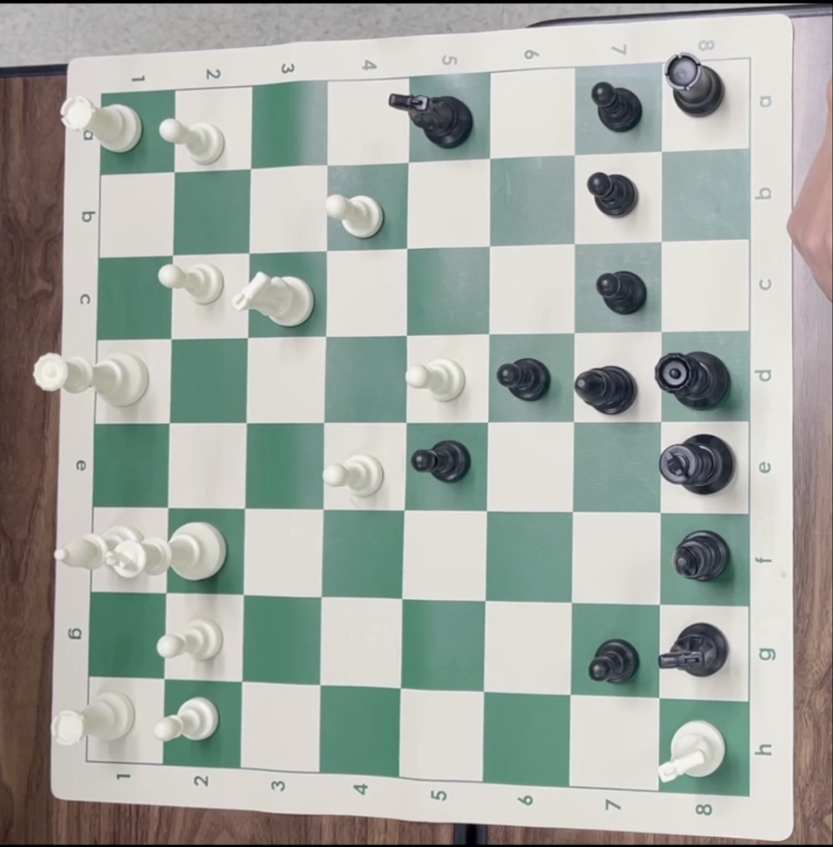
#> input picture datasets/Chess/Screenshot 2567-12-07 at 21.27.26.png, 833 x 847 px, shrunk from 998 x 1014 before the run; its folder holds only this picture in this run
$ jupyter execute --allow-errors chess_board.ipynb
#> lines starting #> are read from the running program, lines starting #| are printed output that depends on the picture; after the words box and inside, x2 and y2 are one past the last pixel; in counts of white or black regions, pixels touching at a corner belong together
# Chess Board Detection

## Detect the bottom left corner (8h) of the chessboard

We first get the images

[cell 1]
import os
import sys
import cv2
import numpy as np
import glob
import matplotlib.pyplot as plt

[cell 2]
# all files in the /datasets/chess folder

# get the current working directory
cwd = os.getcwd()

# get the list of all files in the ../../datasets/chess folder
image_paths = glob.glob(os.path.join(cwd, '../../datasets/chess/*'))

print(image_paths)

Step 1 : Read the image

[cell 3]
def show_cv2_image(image, title='image'):
  plt.figure()
  plt.title(title)
  plt.imshow(cv2.cvtColor(image, cv2.COLOR_BGR2RGB))

[cell 4]
def dataset_path(path):
  return os.path.join(cwd, '../../datasets', path)

[cell 5]
sample_image_path = image_paths[0]

sample_image = cv2.imread(sample_image_path)
#> sample_image is the input picture: shape (847, 833, 3); mean B, G, R 164.3, 170.5, 164.8

show_cv2_image(sample_image, "sample image")

Step 2 : OCR the image to get the text

[cell 6]
from PIL import Image
import pytesseract

[cell 7]
def ocr_image(image):
  return pytesseract.image_to_string(Image.fromarray(image))

[cell 8]
show_cv2_image(cv2.imread(dataset_path('image-ocr.jpg')), "sample ocr")
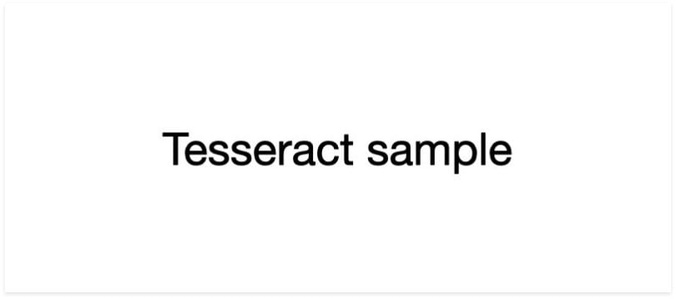
#> input picture datasets/image-ocr.jpg, 676 x 299 px, shrunk from 810 x 358 before the run
#> in show_cv2_image, image is the input picture: shape (299, 676, 3); min 0, max 255, mean 249.6

[cell 9]
filename = dataset_path('image-ocr.jpg')

ocr_input = cv2.imread(filename)

print(f'Result: {ocr_image(ocr_input)}')
#> (the call stopped at in ocr_image, `return pytesseract.image_to_string(Image.fromarray(image))`: pytesseract is not available in this run)

[cell 10]
img1 = np.array(Image.open(sample_image_path))
#> (the rest of this cell did not finish here and is left out)

[cell 11]
show_cv2_image(cv2.imread(dataset_path('chess_black.png')), "blacked out image")
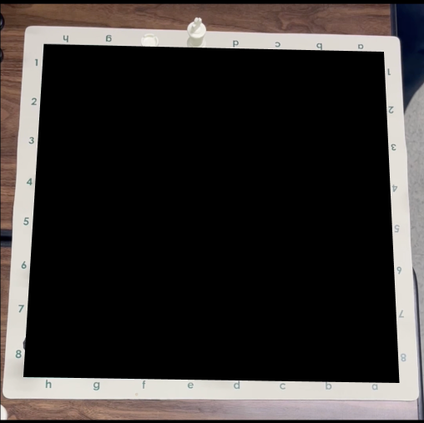
#> input picture datasets/chess_black.png, 424 x 423 px, shrunk from 508 x 507 before the run
#> in show_cv2_image, image is the input picture: shape (423, 424, 3); mean B, G, R 48.5, 50.1, 54

[cell 12]
# boost contrast
chess_black = cv2.imread(dataset_path('chess_black.png'))

# thresholding
chess_black = cv2.imread(dataset_path('chess_black.png'), cv2.IMREAD_GRAYSCALE)
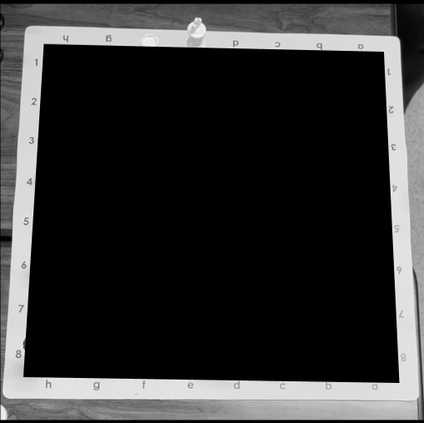
#> chess_black: shape (423, 424); min 0, max 249, mean 50.9

_, chess_black = cv2.threshold(chess_black, 165, 255, cv2.THRESH_BINARY_INV)
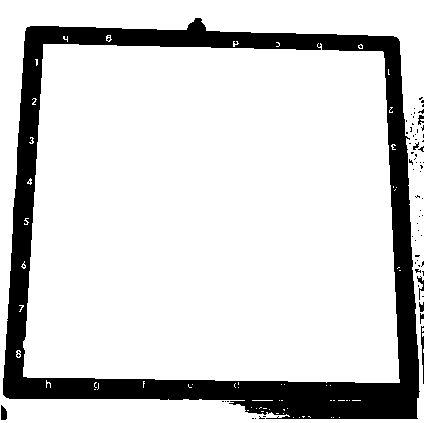
#> chess_black: shape (423, 424); 83.2% white; 68 black regions (60 under 20 px), largest, box (x1, y1, x2, y2) and area: (3, 18, 420, 419) 29471, (421, 326, 424, 384) 97, (1, 405, 7, 420) 73

show_cv2_image(chess_black, "thresholded image")
